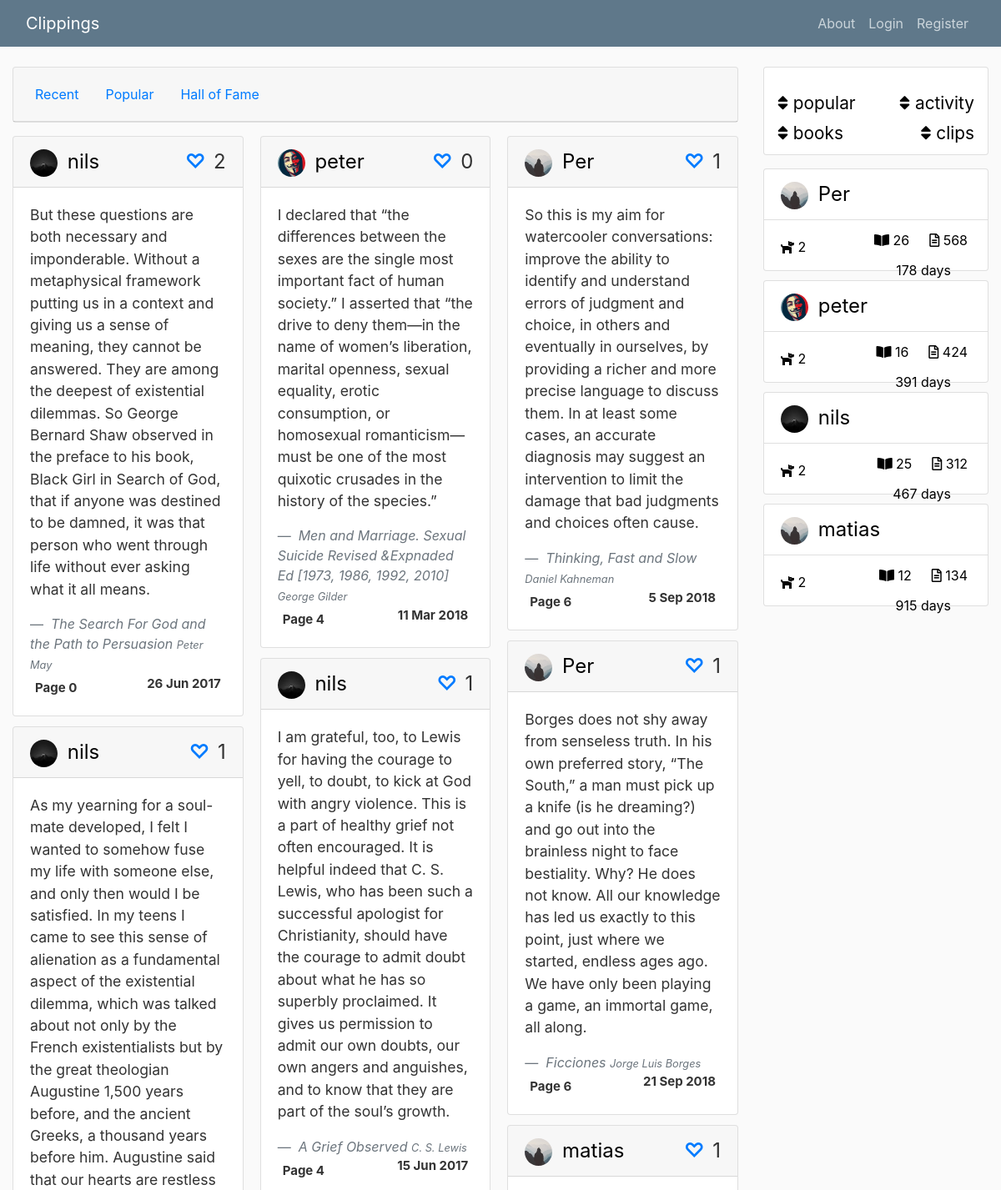
The app's page /discover (upper part) with its own data.
### clippings/models.py (models this page shows, shortened)
class Clip(db.Model):
    id = db.Column(db.Integer, primary_key=True)
    title = db.Column(db.String(400), nullable=False)
    author = db.Column(db.String(400), nullable=False)
    page = db.Column(db.Integer, nullable=False)
    location = db.Column(db.String(20), nullable=False)
    date = db.Column(db.DateTime, nullable=False, default=datetime.utcnow)
    clipping = db.Column(db.Text, nullable=False)
    is_favorite = db.Column(db.Boolean, default=False, nullable=False)
    user_id = db.Column(db.Integer, db.ForeignKey('user.id'), nullable=False)

class User(db.Model, UserMixin):
    id = db.Column(db.Integer, primary_key=True)
    username = db.Column(db.String(20), unique=True, nullable=False)
    email = db.Column(db.String(120), unique=True, nullable=False)
    image_file = db.Column(db.String(20), nullable=False, default='default.jpg')
    password = db.Column(db.String(60), nullable=False)
    posts = db.relationship('Post', backref='author', lazy=True)
    likes = db.relationship('Clip', secondary=likes, backref='liked_by', lazy=True)

### clippings/clips/routes.py (the view)
@clips.route("/discover", methods=['GET', 'POST'])
def discover():
    page = request.args.get('page', 1, type=int)
    sort_attribute = request.args.get('sort', 'last_active')
    reverse = request.args.get('reverse', 0, type=int)
    like_id = request.args.get('like_id')
    dislike_id = request.args.get('dislike_id')
    if(like_id):
        if (not User.is_anonymous): #prevent users not logged in from liking
            add_like(like_id, current_user)
    if(dislike_id):
        remove_like(dislike_id, current_user)
    clips = Clip.query.order_by(Clip.page.asc()).paginate(per_page=70, page=page)
    users = []
    likes_count = []
    count = 0;
    for clip in clips.items:
        user = User.query.get(clip.user_id)
        users.append(user)
        likes = Clip.query.join(User.likes).filter_by(id=clip.id).count()
        liked_by_users = User.query.join(User.likes).filter_by(id=clip.id).all()
        already_liked = False;
        if (not User.is_anonymous): #no need to do this when user is not logged in
            for x in liked_by_users:
                if x.id == current_user.id:
                    already_liked = True;
        likes_count.append([len(liked_by_users),already_liked])
    clips_users_zip = zip(clips.items,users,likes_count)
    clips_users = list(clips_users_zip)
    users = User.query.order_by(User.username.asc())
    for user in users:
        clips_count = Clip.query.filter_by(user_id=user.id).count()
        books_count = Clip.query.filter_by(user_id=user.id).group_by(Clip.title).distinct(Clip.title).count()
        last_active = Clip.query.filter_by(user_id=user.id).order_by(Clip.date.desc()).first()
        timedelta = datetime.utcnow() - last_active.date
        user.clips_count = clips_count
        user.books_count = books_count
        user.last_active = timedelta.days
        user.followers = 2
    return render_template('discover.html.j2', clips_users=clips_users, clips=clips, users=users, sort_attribute=sort_attribute, reverse=reverse)

### clippings/templates/discover.html.j2 (shortened to what this page needs)
{% extends 'layout.html.j2' %}
{% block content %}
<div class="card text-center mb-3" style="min-width: 100%;">
    <div class="card-header navbar navbar-light ">
        <ul class="nav nav-pills card-header-pills">
        <li class="nav-item">
            <a class="nav-link" href="{{url_for('clips.discover')}}">Recent</a>
        </li>
        <li class="nav-item">
            <a class="nav-link" href="{{url_for('clips.discover', popular='true')}}">Popular</a>
        </li>
        <li class="nav-item">
            <a class="nav-link" href="#">Hall of Fame</a>
        </li>
        </ul>
    </div>
 </div>
 <div class="card-columns">
        {% for cu in clips_users %}
        <div class="card" style="">
                <div class="card-header">
                    <a class="no-style" style="font-size:1.5rem;" href="{{url_for('clips.user_book', username=cu[1].username, title=cu[0].title)}}">
                        <img class="rounded-circle header-img" src="{{ url_for('static', filename='profile_pics/' + cu[1].image_file) }}">
                        <span>{{cu[1].username}}</span>
                    </a>
                    <span class="float-right" style="font-size:1.5rem;">{{cu[2][0]}}</span>
                    <span class="float-right" style="font-size:2rem;">
                    {% if cu[1].id != current_user.id %}
                        {% if cu[2][1] %}
                            <a href="{{url_for('clips.discover', dislike_id=cu[0].id)}}"><span class="badge float-right">❤</span></a>
                        {% else %}
                            <a href="{{url_for('clips.discover', like_id=cu[0].id)}}"><span class="badge float-right">♡</span></a>
                        {% endif %}
                    {% else %}
                        <span class="badge float-right">♡</span>
                    {% endif %}
                    </span>
                </div>
                <div class="card-body">
                    <blockquote class="blockquote mb-0">
                        <p style="font-size:1.1rem;">{{ cu[0].clipping }}</p>
                        <a class="no-style" href="{{url_for('clips.user_book', username=cu[1].username, title=cu[0].title)}}">
                            <footer class="blockquote-footer">
                                <cite>
                                {{ cu[0].title }}
                                    <small>{{ cu[0].author }}</small>
                                </cite>
                            </footer>
                        </a>
                            <div class="badge"> Page {{ cu[0].page }} </div>
                            <span class="badge float-right">{{ cu[0].date.strftime("%-d %b %Y") }}</span>
                    </blockquote>
                </div>
        </div>
        {% endfor %}
</div>
{% endblock content %}
{% block right_sidebar %}
    <div class="card text-center mb-3" style="min-width: 100%;">
        <div class="navbar navbar-light mt-3">
            <a class="no-style" style="font-size:1.5rem;" href="{{url_for('clips.discover', reverse=(0 if reverse else 1), sort='clips_count')}}">
            <span class="" style="font-size:1.3rem;"><i class="fas fa-sort"></i> popular</span>
            </a>
            <a class="no-style" style="font-size:1.5rem;" href="{{url_for('clips.discover', reverse=(0 if reverse else 1), sort='last_active')}}">
            <span class="" style="font-size:1.3rem;"><i class="fas fa-sort"></i> activity</span>
            </a>
            <a class="no-style" style="font-size:1.5rem;" href="{{url_for('clips.discover', reverse=(0 if reverse else 1), sort='books_count')}}">
            <span class="" style="font-size:1.3rem;"><i class="fas fa-sort"></i> books</span>
            </a>
            <a class="no-style" style="font-size:1.5rem;" href="{{url_for('clips.discover', reverse=(0 if reverse else 1), sort='clips_count')}}">
            <span class="" style="font-size:1.3rem;"><i class="fas fa-sort"></i> clips</span>
            </a>
        </div>
     </div>
            <ul class="list-group">
            {% for user in users|sort(attribute=sort_attribute, reverse=reverse) %}
                    <a class="no-style" style="font-size:1.5rem;" href="{{url_for('clips.user_book', username=user.username)}}">
                    <li class="list-group-item">
                        <img class="rounded-circle header-img" src="{{ url_for('static', filename='profile_pics/' + user.image_file) }}">
                            <span>{{user.username}}</span>
                    </li>
                    <li class="list-group-item">
                    <span class="mt-0" style="font-size:1.0rem;"> <i class="fas fa-dog"></i> {{user.followers}} </span>
                    <span class="mr-1 float-right" style="font-size:1.0rem;"> <i class="far fa-file-alt"></i> {{user.clips_count}} </span>
                    <span class="mr-4 float-right" style="font-size:1.0rem;"> <i class="fas fa-book-open"></i> {{user.books_count}} </span>
                    <span class="mr-4 float-right" style="font-size:1.0rem;"> {{user.last_active}} days</span>
                    </li>
                    </a>
            {% endfor %}
            </ul>
{% endblock right_sidebar %}

### clippings/static/main.css (style rules this page uses)
body { background: #fafafa; color: #333333; margin-top: 5rem; }
.header-img { height: 33px; width: 33px; margin-right: 5px; }
.no-style:hover, .no-style:visited, .no-style:link, .no-style:active { color: black; text-decoration: none; }

### records on screen
Clip: image_file (picture), username "nils", cu "2", clipping "But these questions are both necessary and imponderable. Without a metaphysical framework putting us in a context and giving us a sense of meaning, they cannot be answered. They are among the deepest of existential dilemmas. So George Bernard Shaw observed in the preface to his book, Black Girl in Search of God, that if anyone was destined to be damned, it was that person who went through life without ever asking what it all means.", title "The Search For God and the Path to Persuasion", author "Peter May", page "0", date "26 Jun 2017"
Clip: image_file (picture), username "nils", cu "1"
Clip: image_file (picture), username "peter", is_favorite "0", clipping "I declared that “the differences between the sexes are the single most important fact of human society.” I asserted that “the drive to deny them—in the name of women’s liberation, marital openness, sexual equality, erotic consumption, or homosexual romanticism—must be one of the most quixotic crusades in the history of the species.”", title "Men and Marriage. Sexual Suicide Revised &Expnaded Ed [1973, 1986, 1992, 2010]", author "George Gilder", page "4", date "11 Mar 2018"
Clip: image_file (picture), username "nils", cu "1", clipping "I am grateful, too, to Lewis for having the courage to yell, to doubt, to kick at God with angry violence. This is a part of healthy grief not often encouraged. It is helpful indeed that C. S. Lewis, who has been such a successful apologist for Christianity, should have the courage to admit doubt about what he has so superbly proclaimed. It gives us permission to admit our own doubts, our own angers and anguishes, and to know that they are part of the soul’s growth.", title "A Grief Observed", author "C. S. Lewis", page "4", date "15 Jun 2017"
Clip: image_file (placeholder picture), username "Per", cu "1", clipping "So this is my aim for watercooler conversations: improve the ability to identify and understand errors of judgment and choice, in others and eventually in ourselves, by providing a richer and more precise language to discuss them. In at least some cases, an accurate diagnosis may suggest an intervention to limit the damage that bad judgments and choices often cause.", title "Thinking, Fast and Slow", author "Daniel Kahneman", page "6", date "5 Sep 2018"
Clip: image_file (placeholder picture), username "Per", cu "1", clipping "Borges does not shy away from senseless truth. In his own preferred story, “The South,” a man must pick up a knife (is he dreaming?) and go out into the brainless night to face bestiality. Why? He does not know. All our knowledge has led us exactly to this point, just where we started, endless ages ago. We have only been playing a game, an immortal game, all along.", title "Ficciones", author "Jorge Luis Borges", page "6", date "21 Sep 2018"
Clip: image_file (placeholder picture), username "matias", user "1"
User: image_file (placeholder picture), username "Per", followers "2", clips_count "568", books_count "26", last_active "178"
User: image_file (picture), username "peter", followers "2", clips_count "424", books_count "16", last_active "391"
User: image_file (picture), username "nils", followers "2", clips_count "312", books_count "25", last_active "467"
User: image_file (placeholder picture), username "matias", followers "2", clips_count "134", books_count "12", last_active "915"
